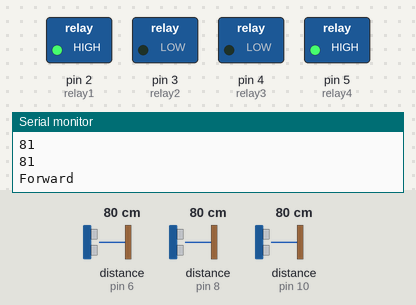
Bench run of a sketch on a simulated Arduino Uno, built with avr-gcc and run on an emulated ATmega328P. Parts: switched loads named in the sketch (green lamp = pin HIGH), the last lines printed to the serial monitor. Dashed ring = blinking. The inputs (shaded band) are chosen by the test bench; at power-on: distance to the obstacle (sensors on pin 6, pin 8, pin 10) 80 cm. The echo pulse lasts 58.3 µs per cm.

Above: at 1.2 s.
1.3 s: distance to the obstacle (sensor on pin 6) set to 7 cm
2.8 s: distance to the obstacle (sensor on pin 6) set to 4 cm
At 3.04 s:
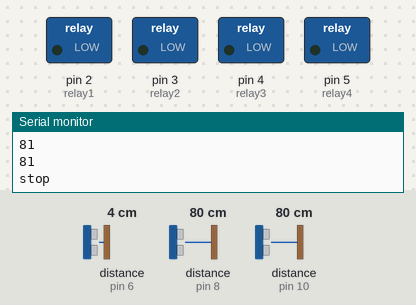
5.8 s: distance to the obstacle (sensor on pin 8) set to 7 cm
8.8 s: distance to the obstacle (sensor on pin 8) set to 4 cm
At 8.95 s:
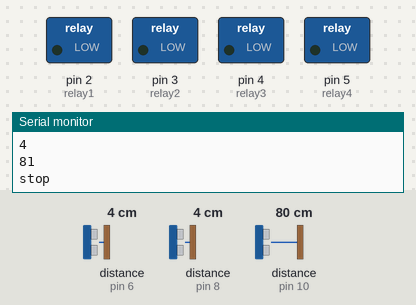
11.8 s: distance to the obstacle (sensor on pin 8) set to 9 cm
At 11.95 s:
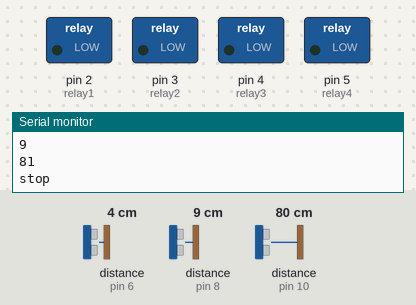
14.8 s: distance to the obstacle (sensor on pin 8) set to 2 cm
At 15.1 s:
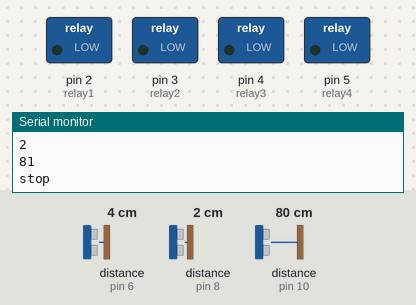
Timing chart, 0 to 18.8 s (numbered marks = the images above; inputs shaded):
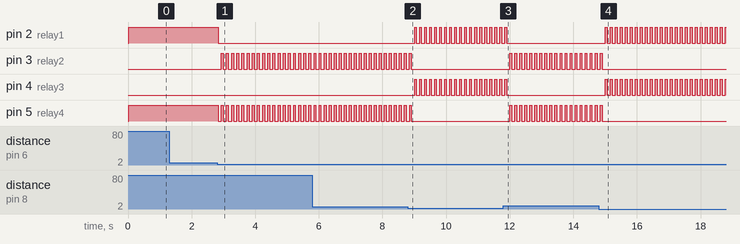

The sketch:

code.ino.ino
```cpp
  #include <NewPing.h>
int relay1=2;
int relay2=3;
int relay3=4;
int relay4=5;
int echo_front=6;
int trig_front=7;
int echo_left=8;
int trig_left=9;
int echo_right=10;
int trig_right=11;
NewPing front(trig_front, echo_front, 500);
NewPing left(trig_left, echo_left, 500);
NewPing right(trig_right, echo_right, 500);

long dFront,dLeft,dRight,dFrontOld,dLeftOld,dRightOld;

void setup()
{
  Serial.begin(115200);
  pinMode(trig_front,OUTPUT);
  pinMode(echo_front,INPUT);
  pinMode(trig_left,OUTPUT);
  pinMode(echo_left,INPUT);
  pinMode(trig_right,OUTPUT);
  pinMode(echo_right,INPUT);
  pinMode(relay1,OUTPUT);
  pinMode(relay2,OUTPUT);
  pinMode(relay3,OUTPUT);
  pinMode(relay4,OUTPUT);
}

void loop()
{

    sensor_front();
    sensor_left();
    sensor_right();
    if(dFront-dFrontOld<=10 && dRight-dRightOld<=10 && dLeft-dLeftOld<=10)
    {

    if(dFront>5)
    {
      forward();
      delay(50);
    }
    else if (dLeft>5)
    {
      stop1();
      delay(100);
      turnLeft();
      delay(50);
    }
     else if (dRight>5)
    {
      stop1();
      delay(100);
      turnRight();
      delay(50);
    }

    }
    else if(dFront-dFrontOld>10)
    {
      forward();
      delay(50);
    }
     else if(dLeft-dLeftOld>10)
    {
      turnLeft();
      delay(50);
    }
     else if(dRight-dRightOld<=10)
    {
      turnRight();
      delay(50);
    }
    dFrontOld = dFront;
    dRightOld = dRight;
    dLeftOld = dLeft;

}

void sensor_front()
{
dFront=front.ping_cm();
Serial.println(dFront);

}

void sensor_left()
{
dLeft=left.ping_cm();
Serial.println(dLeft);
}

void sensor_right()
{
dRight=right.ping_cm();
Serial.println(dRight);
}

void forward()
{
digitalWrite(relay1,HIGH);
digitalWrite(relay2,LOW);
digitalWrite(relay3,LOW);
digitalWrite(relay4,HIGH);
Serial.println("Forward");

}

void stop1()
{
digitalWrite(relay1,LOW);
digitalWrite(relay2,LOW);
digitalWrite(relay3,LOW);
digitalWrite(relay4,LOW);
Serial.println("stop");
}

void turnLeft()
{
digitalWrite(relay1,LOW);
digitalWrite(relay2,HIGH);
digitalWrite(relay3,LOW);
digitalWrite(relay4,HIGH);
Serial.println("turnLeft");
}

void turnRight()
{
digitalWrite(relay1,HIGH);
digitalWrite(relay2,LOW);
digitalWrite(relay3,HIGH);
digitalWrite(relay4,LOW);
Serial.println("turnRight");
}
```

Measured:
- the behaviour switches between 6 and 5 cm on distance to the obstacle (sensor on pin 6) (found by bisection; images 0 and 1)
- the behaviour switches between 6 and 5 cm on distance to the obstacle (sensor on pin 8) (found by bisection; images 1 and 2)
- after the input at 2.8 s, pin 2 (relay1): HIGH → LOW at once; pin 3 (relay2): alternates HIGH for 0.06 s and LOW for 0.10 s, starting after 0.13 s; pin 5 (relay4): alternates HIGH for 0.06 s and LOW for 0.10 s, starting at once
- after the input at 8.8 s, pin 2 (relay1), pin 4 (relay3): alternates HIGH for 0.06 s and LOW for 0.10 s, starting after 0.21 s; pin 3 (relay2), pin 5 (relay4): goes on until 8.9 s, then stays LOW
- after the input at 11.8 s, pin 2 (relay1), pin 4 (relay3): goes on until 11.9 s, then stays LOW; pin 3 (relay2), pin 5 (relay4): alternates HIGH for 0.06 s and LOW for 0.10 s, starting after 0.20 s
- after the input at 14.8 s, pin 2 (relay1), pin 4 (relay3): alternates HIGH for 0.06 s and LOW for 0.10 s, starting after 0.20 s; pin 3 (relay2), pin 5 (relay4): goes on until 14.9 s, then stays LOW
